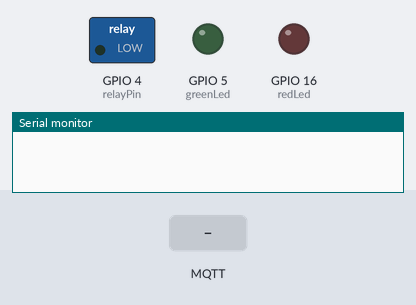
This sketch was run on a simulated ESP8266 (NodeMCU). On the bench: switched loads named in the sketch (green lamp = pin HIGH), output pins drawn as LEDs (lit = HIGH), the last lines printed to the serial monitor. The test bench sets the inputs (shaded band). WiFi joins after 1.5 s; servers stay silent unless stated; no MQTT or app messages arrive unless stated.

Above: at 0.0 s.
At 5.4 s:
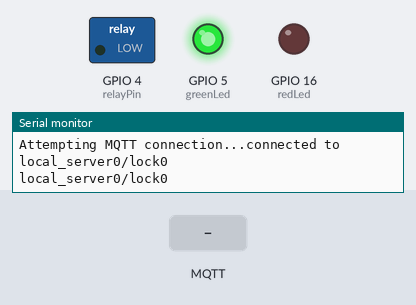
5.5 s: MQTT message "1" arrives on the first subscribed topic
At 6.3 s:
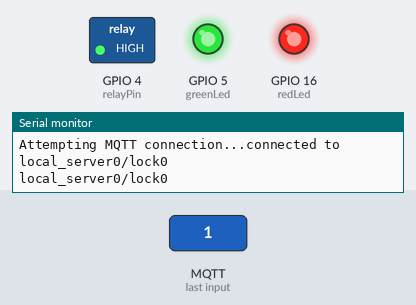
Timing chart, 0 to 15.0 s (numbered marks = the images above; inputs shaded):
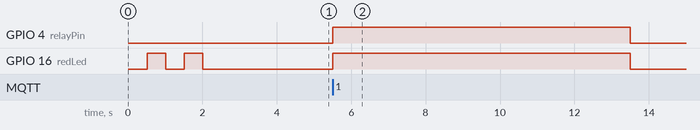

Measured:
- after the input at 5.5 s, GPIO 4 (relayPin), GPIO 16 (redLed): LOW → HIGH at once, → LOW 8.0 s later

The sketch:

firmware.ino
```cpp
/*
 firmware 0.0.1

*/

#include <ESP8266WiFi.h>
#include <PubSubClient.h>
#include <ESP8266HTTPClient.h>
#include <ArduinoJson.h>

// Update these with values suitable for your network.

const int redLed = 16;
const int greenLed = 5;
const int relayPin = 4;

const char* ssid = "PI-nguilock";
const char* password = "jota123456";
const char* mqtt_server = "18.191.188.122";

String request_topic = "local_server0";
String device_topic = "lock0";

WiFiClient espClient;
PubSubClient client(espClient);
long lastMsg = 0;
char msg[50];
int value = 0;

void setup() {
  Serial.begin(9600);
  pinMode(redLed, OUTPUT);
  pinMode(greenLed, OUTPUT);
  pinMode(relayPin, OUTPUT);

  setup_wifi();
  delay(2000);
  client.setServer(mqtt_server, 1883);
  client.setCallback(callback);
}

void setup_wifi() {

  delay(10);
  // We start by connecting to a WiFi network
  Serial.println();
  Serial.print("Connecting to ");
  Serial.println(ssid);

  WiFi.begin(ssid, password);

  while (WiFi.status() != WL_CONNECTED) {
    delay(500);
    digitalWrite(redLed, HIGH);
    delay(500);
    digitalWrite(redLed, LOW);
  }
  digitalWrite(redLed, LOW);
  digitalWrite(greenLed, HIGH);
  HTTPClient http;
  http.begin("http://local.pinguilock.tk/mqtt-info/1");
  int httpCode = http.GET();
  if(httpCode > 0){
    StaticJsonBuffer<200> jsonBuffer;
    JsonObject& root = jsonBuffer.parseObject(http.getString());
    const char * temp = root["device_topic"];
    request_topic = String(temp);
    Serial.print("Resultado root: ");
    Serial.println(request_topic);
  }

  Serial.println("");
  Serial.println("WiFi connected");
  Serial.println("IP address: ");
  Serial.println(WiFi.localIP());
}

void callback(char* topic, byte* payload, unsigned int length) {

  if ((char)payload[0] == '1') {
    digitalWrite(relayPin, HIGH);
    digitalWrite(redLed, HIGH);
    delay(8000);
    digitalWrite(relayPin, LOW);
    digitalWrite(redLed, LOW);
  } else {
    digitalWrite(redLed, HIGH);
    delay(100);
    digitalWrite(redLed, LOW);
    delay(100);
    digitalWrite(redLed, HIGH);
    delay(100);
    digitalWrite(redLed, LOW);
    delay(100);
  }

}

void reconnect() {
  // Loop until we're reconnected
  while (!client.connected()) {
    Serial.print("Attempting MQTT connection...");
    // Attempt to connect
    if (client.connect("ESP8266Client")) {

      String s_topic = request_topic + "/" + device_topic;
      Serial.println("connected to " + s_topic);
      const char* final_topic = s_topic.c_str();
      Serial.print(final_topic);
      client.subscribe(final_topic);
    } else {
      Serial.print("failed, rc=");
      Serial.print(client.state());
      Serial.println(" try again in 5 seconds");
      // Wait 5 seconds before retrying
      delay(5000);
    }
  }
}
void loop() {

  if (!client.connected()) {
    reconnect();
  }
  client.loop();
} 
```
